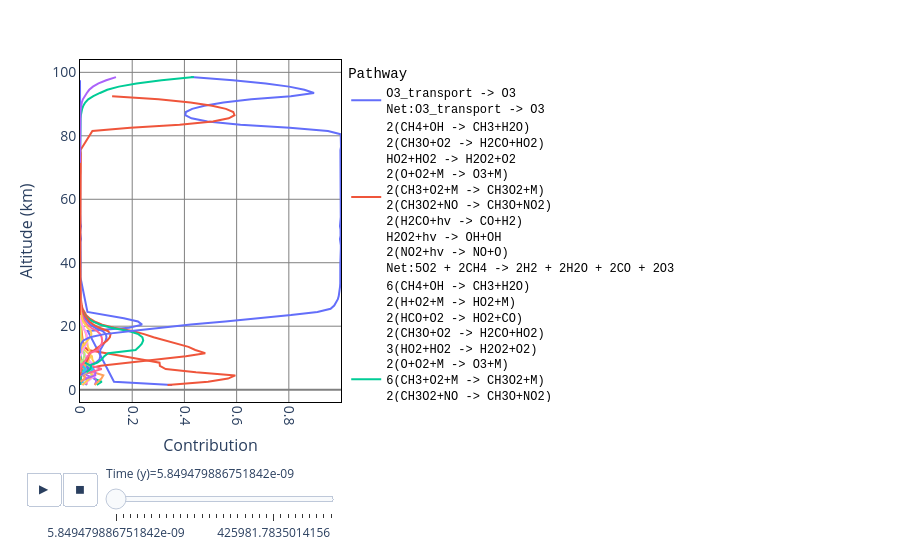
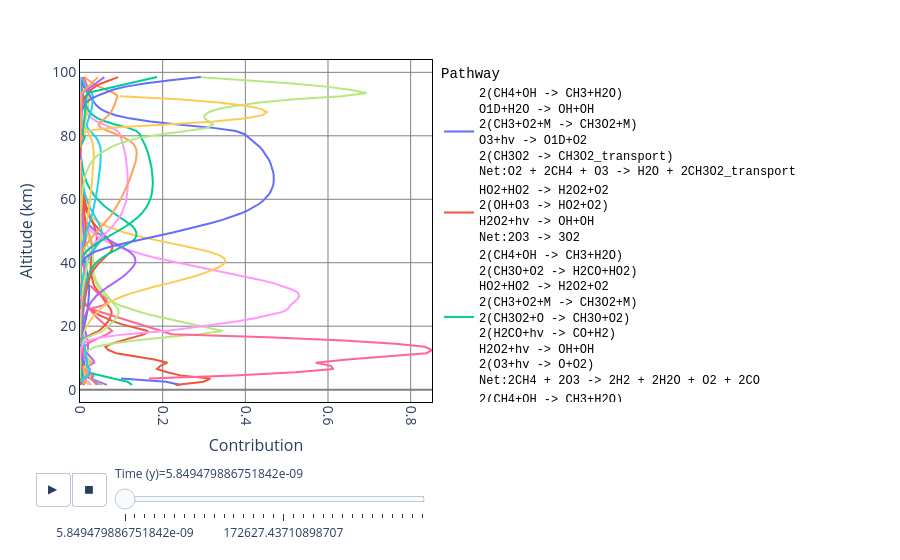

Notebook source saved alongside these figures, in order:
### Markdown cell above
Here is an interactive plot with the contribution profiles in all the  model times we analyzed:

### Code cell
def style_fig(fig):
    fig.update_xaxes(exponentformat='power', title={'font':dict(size=16)},
        showgrid=True,  gridcolor='grey', showline=True,  linecolor='black',
        mirror=True, tickfont_size=14, zerolinecolor='grey', tickangle=90)
    fig.update_yaxes(exponentformat='power', title={'font':dict(size=16)},
        showgrid=True,  gridcolor='grey', showline=True,  linecolor='black',
        mirror=True, tickfont_size=14, zerolinecolor='grey')
    fig.update_layout(legend = dict(font = dict(size = 12)), title={'x':0.5,
        'xanchor': 'center', 'font':dict(size=25)},
        paper_bgcolor='rgba(0,0,0,0)', plot_bgcolor='rgba(0,0,0,0)')
    return fig


def plot_contribution_profiles_interactive(species, pathway_data, type,
        x='rate', title='', color='pathway', only_important=True, time_idxs=[], 
        savepath=None):
    '''Plots pathways profiles profiles'''

    if only_important:
        important_pathways = get_important_pathways(0, species, 
            minimum_contribution=0.01, type=type)
        pathway_data = pathway_data[pathway_data.pathway.isin(important_pathways)]
    else:
        pathway_data = pathway_data[pathway_data.contribution >1e-4]

    # convert time to years
    years = 60*60*24*365
    pathway_data['time'] = pathway_data['time']/years

    pathway_data = pathway_data.sort_values(['time_idx', 'alt'])

    # filter time idxs
    if time_idxs:
        pathway_data = pathway_data[pathway_data['time_idx'].isin(time_idxs)]

    # plot  pathways
    fig = px.line(pathway_data, x=x, y='alt', color=color,
        animation_frame='time', title=title,
        labels={'alt': 'Altitude (km)', 'rate':'Rate<br>(molec/cm^3/s)',
                'pathway_html': 'Pathway', 
                'contribution': 'Contribution',
                'time':'Time (y)'})
    fig.update_layout(legend = dict(font = dict(family = "Courier", 
                        size = 10, color = "black")))

    fig = style_fig(fig)
    for annotation in fig.layout.annotations:
        annotation['font'] = {'size' : 15}
    if savepath:
        fig.write_html(savepath)
    fig.show()


prod_O3 = prod_pathways[prod_pathways.species == 'O3']
loss_O3 = loss_pathways[loss_pathways.species == 'O3']

replace_lnbrk = lambda x: x.replace('\n', '<br>')
prod_O3['pathway_html'] = prod_O3.pathway.apply(replace_lnbrk)
loss_O3['pathway_html'] = loss_O3.pathway.apply(replace_lnbrk)

plot_contribution_profiles_interactive( 'O3', prod_O3, 'production',
        x='contribution', title='', color='pathway_html', only_important=True)

plot_contribution_profiles_interactive('O3',loss_O3, 'destruction',
        x='contribution', title='', color='pathway_html', only_important=True)
